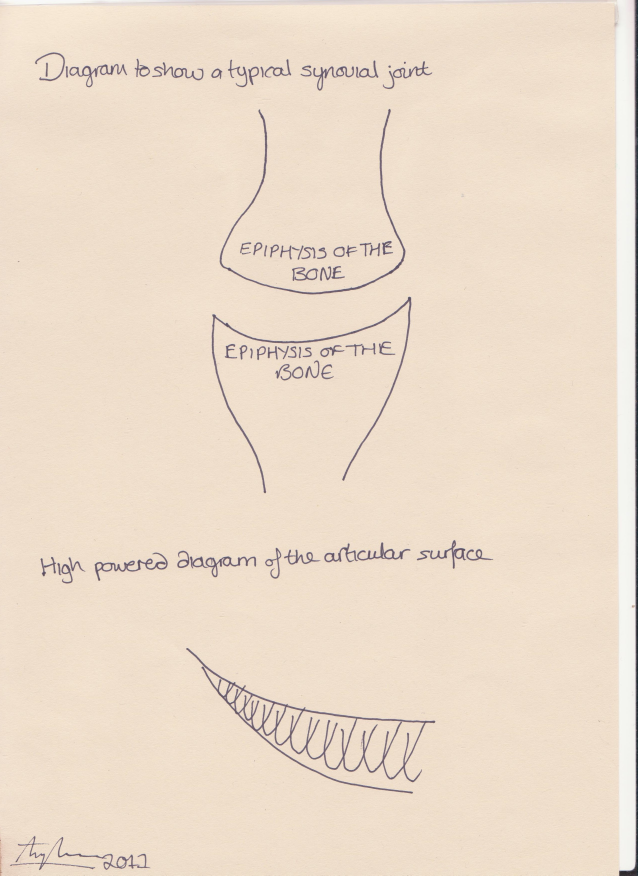
#> input picture PROJ/test-bg.jpg, 2550 x 3501 px (shown at 1/4 size)
$ python -i utils.py   (imports and definitions only)
#> lines starting #> are read from the running program, lines starting #| are printed output that depends on the picture
import cv2
import re
from PIL import Image, ImageTk


def blank_image(root):
    return ImageTk.PhotoImage(Image.new('RGBA', (640, 640), (0, 0, 0, 0)), master=root)


def thresh_image(image, thresh_val):
    blur = cv2.GaussianBlur(image, (5, 5), 0)
    blur_gray = cv2.cvtColor(blur, cv2.COLOR_BGR2GRAY)
    retval, thresh_gray = cv2.threshold(blur_gray, thresh_val, 255, cv2.THRESH_BINARY_INV)
    threshed = cv2.bitwise_and(image, image, mask=thresh_gray)

    b, g, r = cv2.split(threshed)
    return cv2.merge((r, g, b, thresh_gray))


def calc_scale_ratio(desired_width, image_shape):
    return desired_width / float(image_shape[1])


def hex_to_rgba(value):
    value = value.lstrip('#')
    lv = len(value)
    rgb = tuple(int(value[i:i + lv // 3], 16) for i in range(0, lv, lv // 3))
    return rgb+(255,)


def stack_images(images):
    # takes an array of images and stacks them up
    if len(images) > 0:
        stack = images[0]

        for image in images[1:]:
            stack_gray = cv2.cvtColor(image, cv2.COLOR_BGRA2GRAY)
            ret, stack_mask = cv2.threshold(stack_gray, 10, 255, cv2.THRESH_BINARY)
            stack_mask_inv = cv2.bitwise_not(stack_mask)
            stack = cv2.bitwise_and(stack, stack, mask=stack_mask_inv)
            image = cv2.bitwise_and(image, image, mask=stack_mask)

            stack = cv2.add(stack, image)

        return stack


def parse_geometry(geometry):
    m = re.match("(\d+)x(\d+)([-+]\d+)([-+]\d+)", geometry)
    if not m:
        raise ValueError("failed to parse geometry string")
    return map(int, m.groups())


def set_geometry(root, w, h, x, y):
    root.geometry('%dx%d+%d+%d' % (w, h, x, y))

>>> import cv2
>>> picture = cv2.imread('../test-bg.jpg', cv2.IMREAD_GRAYSCALE)
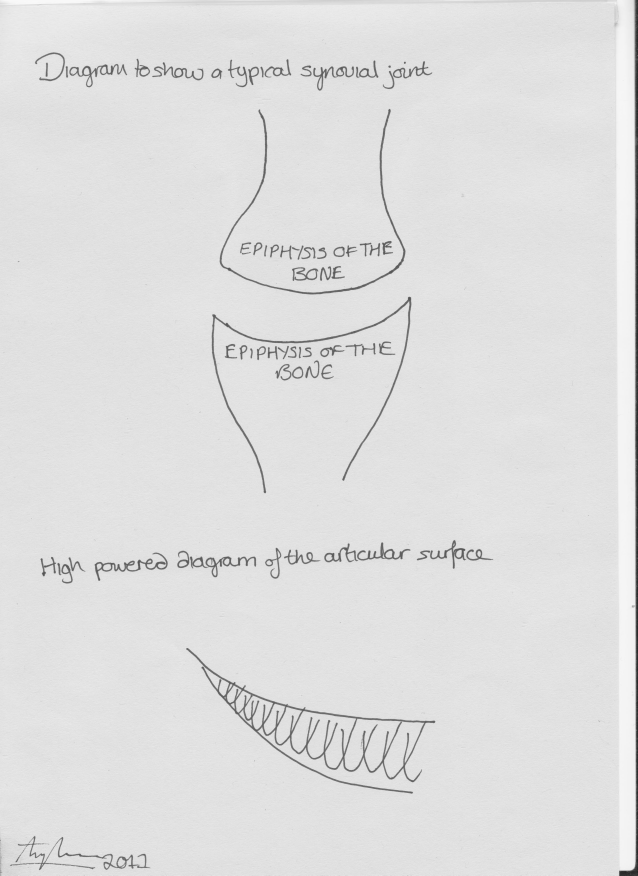
#> picture: shape (3501, 2550) (shown at 1/4 size); min 15, max 251, mean 223.1
>>> result = stack_images(picture)
#> in stack_images, `stack = images[0]`: stack = 2550 values, max 249 at index 30, min 37 at index 2549, mean 226.2
#> the loop in stack_images, `for image in images[1:]:` made 1 pass
#> (the run stopped early here; a loop or call above may not have finished)

$ run again, on PROJ/test-fg.jpg
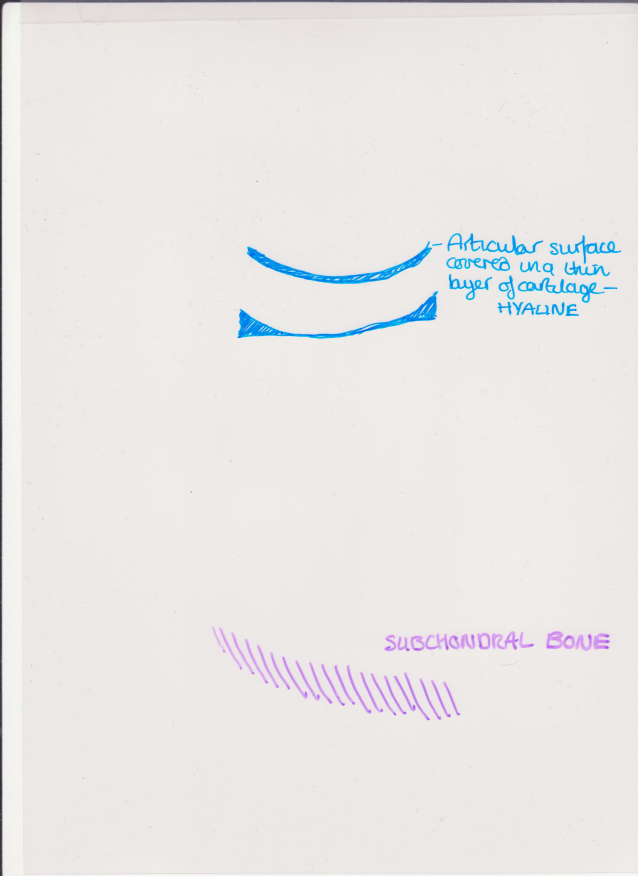
#> input picture PROJ/test-fg.jpg, 2550 x 3501 px (shown at 1/4 size)
#> `picture = cv2.imread('../test-bg.jpg', cv2.IMREAD_GRAYSCALE)`:
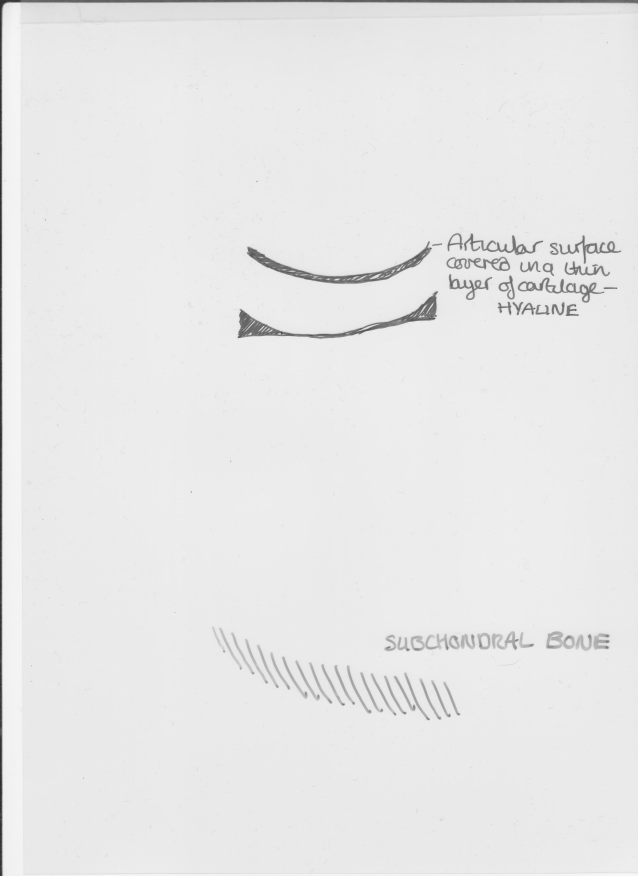
#> picture: shape (3501, 2550) (shown at 1/4 size); min 16, max 250, mean 231.8
#> stack = 2550 values, max 121 at index 106, min 43 at index 53, mean 96.92
#> the loop in stack_images, `for image in images[1:]:` made 1 pass
